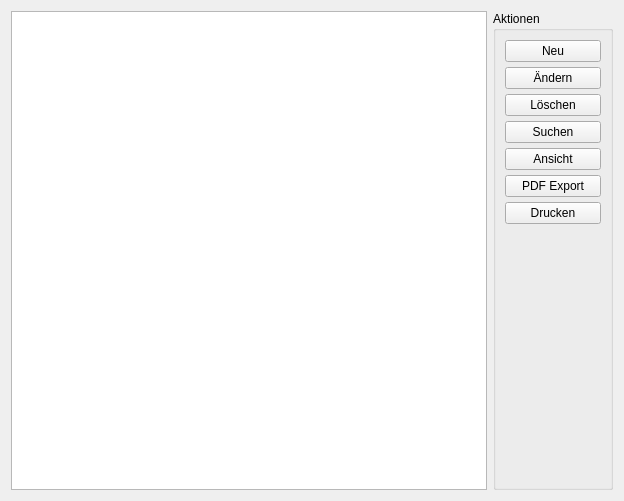
<?xml version="1.0" encoding="UTF-8"?>
<ui version="4.0">
 <class>basetab</class>
 <widget class="BaseTab" name="basetab">
  <property name="geometry">
   <rect>
    <x>0</x>
    <y>0</y>
    <width>624</width>
    <height>501</height>
   </rect>
  </property>
  <property name="windowTitle">
   <string>Form</string>
  </property>
  <layout class="QHBoxLayout" name="horizontalLayout">
   <item>
    <widget class="QTableView" name="databaseView"/>
   </item>
   <item>
    <widget class="QGroupBox" name="groupBox">
     <property name="minimumSize">
      <size>
       <width>120</width>
       <height>0</height>
      </size>
     </property>
     <property name="title">
      <string>Aktionen</string>
     </property>
     <layout class="QVBoxLayout" name="verticalLayout">
      <item>
       <layout class="QVBoxLayout" name="layoutAction">
        <property name="spacing">
         <number>5</number>
        </property>
        <item>
         <widget class="QPushButton" name="newEntry">
          <property name="text">
           <string>Neu</string>
          </property>
         </widget>
        </item>
        <item>
         <widget class="QPushButton" name="editEntry">
          <property name="text">
           <string>Ändern</string>
          </property>
         </widget>
        </item>
        <item>
         <widget class="QPushButton" name="deleteEntry">
          <property name="text">
           <string>Löschen</string>
          </property>
         </widget>
        </item>
        <item>
         <widget class="QPushButton" name="search">
          <property name="text">
           <string>Suchen</string>
          </property>
         </widget>
        </item>
        <item>
         <widget class="QPushButton" name="filter">
          <property name="text">
           <string>Ansicht</string>
          </property>
         </widget>
        </item>
        <item>
         <widget class="QPushButton" name="pdfExport">
          <property name="text">
           <string>PDF Export</string>
          </property>
         </widget>
        </item>
        <item>
         <widget class="QPushButton" name="printEntry">
          <property name="text">
           <string>Drucken</string>
          </property>
         </widget>
        </item>
       </layout>
      </item>
      <item>
       <spacer name="verticalSpacer">
        <property name="orientation">
         <enum>Qt::Vertical</enum>
        </property>
        <property name="sizeHint" stdset="0">
         <size>
          <width>20</width>
          <height>201</height>
         </size>
        </property>
       </spacer>
      </item>
     </layout>
    </widget>
   </item>
  </layout>
 </widget>
 <customwidgets>
  <customwidget>
   <class>BaseTab</class>
   <extends>QWidget</extends>
   <header>basetab.h</header>
   <container>1</container>
  </customwidget>
 </customwidgets>
 <resources/>
 <connections>
  <connection>
   <sender>newEntry</sender>
   <signal>clicked()</signal>
   <receiver>basetab</receiver>
   <slot>AddEntry()</slot>
   <hints>
    <hint type="sourcelabel">
     <x>550</x>
     <y>45</y>
    </hint>
    <hint type="destinationlabel">
     <x>311</x>
     <y>250</y>
    </hint>
   </hints>
  </connection>
  <connection>
   <sender>deleteEntry</sender>
   <signal>clicked()</signal>
   <receiver>basetab</receiver>
   <slot>DeleteEntry()</slot>
   <hints>
    <hint type="sourcelabel">
     <x>550</x>
     <y>80</y>
    </hint>
    <hint type="destinationlabel">
     <x>311</x>
     <y>250</y>
    </hint>
   </hints>
  </connection>
  <connection>
   <sender>search</sender>
   <signal>clicked()</signal>
   <receiver>basetab</receiver>
   <slot>SearchEntry()</slot>
   <hints>
    <hint type="sourcelabel">
     <x>550</x>
     <y>115</y>
    </hint>
    <hint type="destinationlabel">
     <x>311</x>
     <y>250</y>
    </hint>
   </hints>
  </connection>
  <connection>
   <sender>filter</sender>
   <signal>clicked()</signal>
   <receiver>basetab</receiver>
   <slot>FilterList()</slot>
   <hints>
    <hint type="sourcelabel">
     <x>550</x>
     <y>150</y>
    </hint>
    <hint type="destinationlabel">
     <x>311</x>
     <y>250</y>
    </hint>
   </hints>
  </connection>
  <connection>
   <sender>editEntry</sender>
   <signal>clicked()</signal>
   <receiver>basetab</receiver>
   <slot>EditEntry()</slot>
   <hints>
    <hint type="sourcelabel">
     <x>550</x>
     <y>80</y>
    </hint>
    <hint type="destinationlabel">
     <x>311</x>
     <y>250</y>
    </hint>
   </hints>
  </connection>
  <connection>
   <sender>pdfExport</sender>
   <signal>clicked()</signal>
   <receiver>basetab</receiver>
   <slot>ExportToPDF()</slot>
   <hints>
    <hint type="sourcelabel">
     <x>550</x>
     <y>220</y>
    </hint>
    <hint type="destinationlabel">
     <x>311</x>
     <y>250</y>
    </hint>
   </hints>
  </connection>
  <connection>
   <sender>printEntry</sender>
   <signal>clicked()</signal>
   <receiver>basetab</receiver>
   <slot>PrintEntry()</slot>
   <hints>
    <hint type="sourcelabel">
     <x>550</x>
     <y>255</y>
    </hint>
    <hint type="destinationlabel">
     <x>311</x>
     <y>250</y>
    </hint>
   </hints>
  </connection>
 </connections>
 <slots>
  <slot>AddEntry()</slot>
  <slot>DeleteEntry()</slot>
  <slot>SearchEntry()</slot>
  <slot>FilterList()</slot>
  <slot>EditEntry()</slot>
  <slot>PrintEntry()</slot>
  <slot>ExportToPDF()</slot>
 </slots>
</ui>
